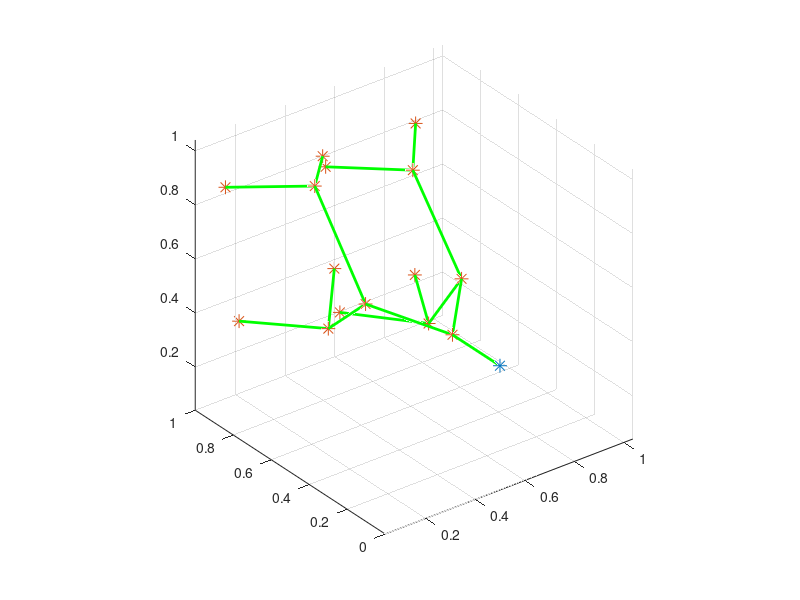

Write the MATLAB code that produced this figure. (Note: this script raises an error after producing the figure.)
% Octave script to generate a tree network with the desired order of
% bifurcations. The network bifurcates the first time along the z 
% direction, the second on the x direction, and so on, proceeding 
% along the y direction. It also provide a random effect on the 
% final position of each node, but the first two, that are fixed.
% The network is contained in a 3D cube with unitary side.
% 
% Input parameters:
%	n = number of the order of bifurcation (at least 2 to obtain
%		a Y configuration.
%	re = random effect to apply to the nodes. When the new node 
%		is generated, a draw, multiplied by re, from a uniform 
%		between -1 and 1 is added to each coordinate. We perform
%		checks not to go out of bounds
%	out_filanem = name of the output file. Please, always put it 
%		in the data/ folder. The output only stores a list of 
%		edges: each row displays 'coordinates of source', 
%		'coordinates of target'

close all
clear all
clc

% Number of order of bifurcation
n = 4;
% Setting random effect
re = 0.05;
% Output file name
out_filename = 'data/bifurcation_network.txt'

% Box lenght: unitary
L = 1;
% Initial point:
init = [0.5,0,0.5];

% y step size:
h_y = L/n;
% x step size:
h_x = L/(n-1);
% z step size
h_z = L/(n-2);

% Storing the points: (iteration 0)
points = init;
% First step: linear till the first next point (iteration 1)
new_point = [ init(1), init(2)+h_y, init(3)];
points = [points, new_point];   % I use the notation 'source' 'target'
% Initial boundary condition
BC = [' DIR 1 INT 0'];
% From the second iteration
for i = 2:n
    new_points = [];
    num_old_point_to_bifurcate = 2^(i-2);    
    for j = 0:num_old_point_to_bifurcate-1 %to set the indices in the proper way
    %If it is a an odd iteration, split on plane z
    if mod(i,2) == 0
        new_point1 = [points(end-j,4) - h_x/2 + re*(-1+2*rand(1)), ...
                      points(end-j,5) + h_y + re*(-1+2*rand(1)), ...
                      points(end-j,6) + re*(-1+2*rand(1))];
        new_point2 = [points(end-j,4) + h_x/2 + re*(-1+2*rand(1)), ...
                      points(end-j,5) + h_y + re*(-1+2*rand(1)), ...
                      points(end-j,6) + re*(-1+2*rand(1))];
    end
    % If it is an even iteration, split on plane x
    if mod(i,2) == 1
        new_point1 = [points(end-j,4) + re*(-1+2*rand(1)), ...
                      points(end-j,5) + h_y + re*(-1+2*rand(1)), ....
                      points(end-j,6) - h_z/2 + re*(-1+2*rand(1))];
        new_point2 = [points(end-j,4) + re*(-1+2*rand(1)), ...
                      points(end-j,5) + h_y + re*(-1+2*rand(1)), ...
                      points(end-j,6) + h_z/2 + re*(-1+2*rand(1))];
    end
    % Now we control whether the new points are out of bounds
    for k = 1:3
        if new_point1(1,k) - 1 < -1 %coordinate < 0
            new_point1(1,k) = 0;
        elseif new_point1(1,k) - 1 > 0 %coordinate > 1
            new_point1(1,k) = 1;
        end
        if new_point2(1,k) -1 < -1 %coordinate < 0
            new_point2(1,k) = 0;
        elseif new_point2(1,k) - 1 > 0 %coordinate > 1
            new_point2(1,k) = 1;            
        end
    end
    % Storing temporary points
    new_points = [new_points; points(end-j,4:6), new_point1];
    new_points = [new_points; points(end-j,4:6), new_point2];
    if i ~= n
    	BC = [BC; ' INT 0 INT 0'; ' INT 0 INT 0'];
    else
    	BC = [BC; ' INT 0 MIX 0'; ' INT 0 MIX 0'];	% Outflow condition
    end
    
    end
    % Storing all new points of this iteration
    points = [points; new_points];
end

% Plotting first point
plot3(points(1,1), points(1,2), points(1,3), '*', 'MarkerSize', 10)
% Plotting all other points
hold on
plot3(points(:,4), points(:,5), points(:,6), '*', 'MarkerSize', 10)
% Plotting the edge
for i = 1:size(points,1)
	plot3(points(i,[1,4]), points(i,[2,5]), points(i,[3,6]), '-g', 'LineWidth', 2)
end
grid on
axis equal

%Building final matrix with coordinates and boundary conditions
final = [num2str(points), BC];
% Printing the output on a txt file
dlmwrite(out_filename, final, 'delimiter', '');
